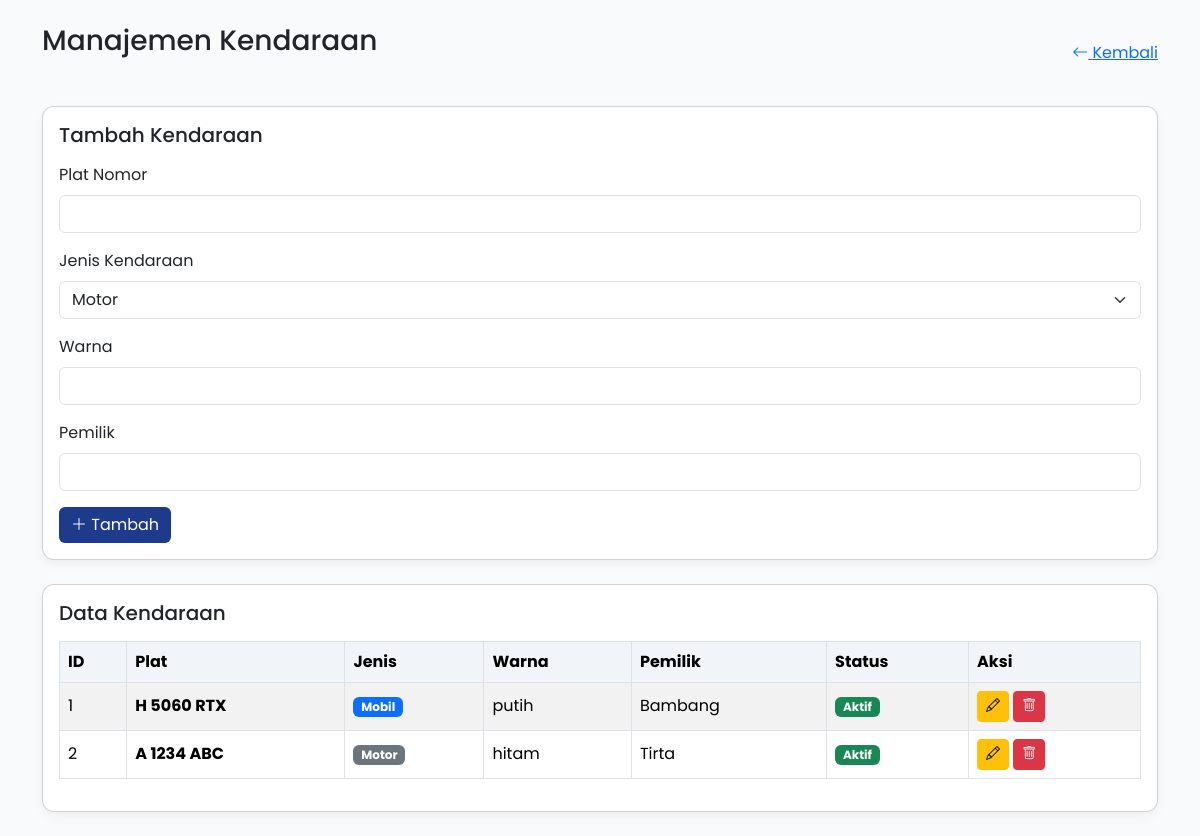
/parkir/copu/crud/kendaraan.php, run on the app's committed database.
### tables this page shows
CREATE TABLE `tb_kendaraan` (
  `id_kendaraan` int(11) NOT NULL,
  `plat_nomor` varchar(15) DEFAULT NULL,
  `jenis_kendaraan` varchar(20) DEFAULT NULL,
  `warna` varchar(20) DEFAULT NULL,
  `pemilik` varchar(100) DEFAULT NULL,
  `id_user` int(11) DEFAULT NULL
);

### parkir/copu/crud/kendaraan.php (the view, shortened to what this page needs)
<?php
include "../config/koneksi.php";
$edit = null;
$data = mysqli_query($conn, "SELECT * FROM tb_kendaraan");
?>
<!DOCTYPE html>
<html lang="id">
<head>
<link href="https://cdn.jsdelivr.net/npm/bootstrap@5.3.2/dist/css/bootstrap.min.css" rel="stylesheet">
<link href="https://cdn.jsdelivr.net/npm/bootstrap-icons@1.11.1/font/bootstrap-icons.css" rel="stylesheet">
</head>
<body>
<div class="container py-4">
    <div class="d-flex justify-content-between align-items-center mb-4">
    <h3 class="mb-4">Manajemen Kendaraan</h3>
    <a href="../dashboard/admin.php" class="btn-back">
                <i class="bi bi-arrow-left"></i> Kembali
            </a>
        </div>
    <div class="card card-custom mb-4">
        <div class="card-body">
            <h5 class="mb-3">
                <?= $edit ? "Edit Kendaraan" : "Tambah Kendaraan" ?>
            </h5>
            <form method="POST">
                <div class="mb-3">
                    <label class="form-label">Plat Nomor</label>
                    <input type="text" name="plat" class="form-control"
                        value="<?= $edit['plat_nomor'] ?? '' ?>" required>
                </div>
                <div class="mb-3">
                    <label class="form-label">Jenis Kendaraan</label>
                    <select name="jenis" class="form-select" required>
                        <option value="motor" <?= ($edit['jenis_kendaraan'] ?? '')=='motor'?'selected':'' ?>>Motor</option>
                    </select>
                </div>
                <div class="mb-3">
                    <label class="form-label">Warna</label>
                    <input type="text" name="warna" class="form-control"
                        value="<?= $edit['warna'] ?? '' ?>" required>
                </div>
                <div class="mb-3">
                    <label class="form-label">Pemilik</label>
                    <input type="text" name="pemilik" class="form-control"
                        value="<?= $edit['pemilik'] ?? '' ?>" required>
                </div>
                <button class="btn btn-primary" name="<?= $edit ? 'update' : 'tambah' ?>">
                    <i class="bi <?= $edit ? 'bi-pencil' : 'bi-plus-lg' ?>"></i>
                    <?= $edit ? "Update" : "Tambah" ?>
                </button>
            </form>
        </div>
    </div>
    <div class="card card-custom">
        <div class="card-body">
            <h5 class="mb-3">Data Kendaraan</h5>
            <div class="table-responsive">
                <table class="table table-striped table-bordered align-middle">
                    <thead>
                        <tr>
                            <th>ID</th>
                            <th>Plat</th>
                            <th>Jenis</th>
                            <th>Warna</th>
                            <th>Pemilik</th>
                            <th>Status</th>
                            <th>Aksi</th>
                        </tr>
                    </thead>
                    <tbody>
                    <?php while ($d = mysqli_fetch_assoc($data)) { ?>
                        <tr>
                            <td><?= $d['id_kendaraan'] ?></td>
                            <td><strong><?= $d['plat_nomor'] ?></strong></td>
                            <td>
                                <?php if ($d['jenis_kendaraan'] == 'mobil') { ?>
                                    <span class="badge bg-primary">Mobil</span>
                                <?php } else { ?>
                                    <span class="badge bg-secondary">Motor</span>
                                <?php } ?>
                            </td>
                            <td><?= $d['warna'] ?></td>
                            <td><?= $d['pemilik'] ?></td>
                            <td>
                                <span class="badge bg-success">Aktif</span>
                            </td>
                            <td>
                                <a href="?edit=<?= $d['id_kendaraan'] ?>" class="btn btn-warning btn-sm">
                                    <i class="bi bi-pencil"></i>
                                </a>
                                <a href="?hapus=<?= $d['id_kendaraan'] ?>"
                                   class="btn btn-danger btn-sm"
                                   onclick="return confirm('Yakin ingin menghapus?')">
                                    <i class="bi bi-trash"></i>
                                </a>
                            </td>
                        </tr>
                    <?php } ?>
                    </tbody>
                </table>
            </div>
        </div>
    </div>
</div>
</body>
</html>

### parkir/copu/crud/kendaraan.php (style rules this page uses)
body { font-family: 'Poppins', sans-serif; background-color: #F9FAFB; }
.card-custom { border-radius: 12px; box-shadow: 0 4px 12px rgba(0,0,0,0.05); }
.btn-primary { background-color: #1E3A8A; border: none; }
.table th { background-color: #f1f5f9; }

### data on the page
tb_kendaraan: id_kendaraan "1", plat_nomor "H 5060 RTX", jenis_kendaraan "Mobil", warna "putih", pemilik "Bambang"
tb_kendaraan: id_kendaraan "2", plat_nomor "A 1234 ABC", jenis_kendaraan "Motor", warna "hitam", pemilik "Tirta"
